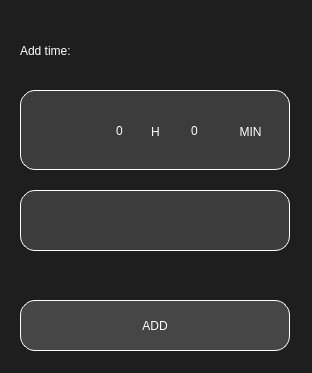
<?xml version="1.0" encoding="UTF-8"?>
<ui version="4.0">
 <class>DialogAddTime</class>
 <widget class="QDialog" name="DialogAddTime">
  <property name="geometry">
   <rect>
    <x>0</x>
    <y>0</y>
    <width>312</width>
    <height>373</height>
   </rect>
  </property>
  <property name="windowTitle">
   <string>Dialog</string>
  </property>
  <property name="statusTip">
   <string/>
  </property>
  <property name="accessibleDescription">
   <string/>
  </property>
  <property name="styleSheet">
   <string notr="true">background-color: rgb(30, 30, 30);</string>
  </property>
  <widget class="QLabel" name="labelAddTime">
   <property name="geometry">
    <rect>
     <x>20</x>
     <y>30</y>
     <width>121</width>
     <height>41</height>
    </rect>
   </property>
   <property name="styleSheet">
    <string notr="true">border: none;
color: white;
font: 57 20pt &quot;Futura PT Demi&quot;;</string>
   </property>
   <property name="text">
    <string>Add time:</string>
   </property>
  </widget>
  <widget class="QFrame" name="framePickTime">
   <property name="geometry">
    <rect>
     <x>20</x>
     <y>90</y>
     <width>270</width>
     <height>80</height>
    </rect>
   </property>
   <property name="styleSheet">
    <string notr="true">background-color: rgb(60, 60, 60);
border-radius: 15px;
border: 1px solid rgb(255, 255, 255);</string>
   </property>
   <property name="frameShape">
    <enum>QFrame::StyledPanel</enum>
   </property>
   <property name="frameShadow">
    <enum>QFrame::Raised</enum>
   </property>
   <widget class="QLabel" name="labelH">
    <property name="geometry">
     <rect>
      <x>120</x>
      <y>26</y>
      <width>31</width>
      <height>31</height>
     </rect>
    </property>
    <property name="styleSheet">
     <string notr="true">border: none;
font: 57 22pt &quot;Futura PT Demi&quot;;
color: white;</string>
    </property>
    <property name="text">
     <string>H</string>
    </property>
    <property name="alignment">
     <set>Qt::AlignCenter</set>
    </property>
   </widget>
   <widget class="QLabel" name="labelMIN">
    <property name="geometry">
     <rect>
      <x>200</x>
      <y>26</y>
      <width>61</width>
      <height>31</height>
     </rect>
    </property>
    <property name="styleSheet">
     <string notr="true">border: none;
font: 57 22pt &quot;Futura PT Demi&quot;;
color: white;</string>
    </property>
    <property name="text">
     <string>MIN</string>
    </property>
    <property name="alignment">
     <set>Qt::AlignCenter</set>
    </property>
   </widget>
   <widget class="QLineEdit" name="lineEditHours">
    <property name="geometry">
     <rect>
      <x>80</x>
      <y>25</y>
      <width>41</width>
      <height>31</height>
     </rect>
    </property>
    <property name="styleSheet">
     <string notr="true">border: none;
font: 57 22pt &quot;Futura PT Demi&quot;;
color: white;border: none;</string>
    </property>
    <property name="text">
     <string>0</string>
    </property>
    <property name="alignment">
     <set>Qt::AlignCenter</set>
    </property>
   </widget>
   <widget class="QLineEdit" name="lineEditMinutes">
    <property name="geometry">
     <rect>
      <x>155</x>
      <y>25</y>
      <width>41</width>
      <height>31</height>
     </rect>
    </property>
    <property name="styleSheet">
     <string notr="true">font: 57 22pt &quot;Futura PT Demi&quot;;
color: white;
border: none;</string>
    </property>
    <property name="text">
     <string>0</string>
    </property>
    <property name="alignment">
     <set>Qt::AlignCenter</set>
    </property>
   </widget>
   <widget class="QLabel" name="iconClock">
    <property name="geometry">
     <rect>
      <x>20</x>
      <y>20</y>
      <width>41</width>
      <height>41</height>
     </rect>
    </property>
    <property name="styleSheet">
     <string notr="true">border: none;</string>
    </property>
    <property name="text">
     <string/>
    </property>
    <property name="pixmap">
     <pixmap resource="../res/add.qrc">:/icons/schedule35.svg</pixmap>
    </property>
   </widget>
  </widget>
  <widget class="QTextEdit" name="textEditOccupation">
   <property name="geometry">
    <rect>
     <x>20</x>
     <y>190</y>
     <width>270</width>
     <height>61</height>
    </rect>
   </property>
   <property name="contextMenuPolicy">
    <enum>Qt::ActionsContextMenu</enum>
   </property>
   <property name="statusTip">
    <string extracomment="HUI"/>
   </property>
   <property name="whatsThis">
    <string/>
   </property>
   <property name="accessibleName">
    <string/>
   </property>
   <property name="accessibleDescription">
    <string/>
   </property>
   <property name="styleSheet">
    <string notr="true">background-color: rgb(60, 60, 60);
border-radius: 15px;
border: 1px solid rgb(255, 255, 255);
font: 25 18pt &quot;Futura PT Light&quot;;
color: white;</string>
   </property>
   <property name="sizeAdjustPolicy">
    <enum>QAbstractScrollArea::AdjustToContents</enum>
   </property>
   <property name="documentTitle">
    <string/>
   </property>
   <property name="html">
    <string>&lt;!DOCTYPE HTML PUBLIC &quot;-//W3C//DTD HTML 4.0//EN&quot; &quot;http://www.w3.org/TR/REC-html40/strict.dtd&quot;&gt;
&lt;html&gt;&lt;head&gt;&lt;meta name=&quot;qrichtext&quot; content=&quot;1&quot; /&gt;&lt;style type=&quot;text/css&quot;&gt;
p, li { white-space: pre-wrap; }
&lt;/style&gt;&lt;/head&gt;&lt;body style=&quot; font-family:'Futura PT Light'; font-size:18pt; font-weight:24; font-style:normal;&quot;&gt;
&lt;p align=&quot;justify&quot; style=&quot;-qt-paragraph-type:empty; margin-top:0px; margin-bottom:0px; margin-left:0px; margin-right:0px; -qt-block-indent:0; text-indent:0px;&quot;&gt;&lt;br /&gt;&lt;/p&gt;&lt;/body&gt;&lt;/html&gt;</string>
   </property>
   <property name="placeholderText">
    <string/>
   </property>
  </widget>
  <widget class="QPushButton" name="buttonADD">
   <property name="geometry">
    <rect>
     <x>20</x>
     <y>300</y>
     <width>270</width>
     <height>51</height>
    </rect>
   </property>
   <property name="styleSheet">
    <string notr="true">QPushButton {
border: 1px solid rgb(255, 255, 255);
background-color: rgb(70, 70, 70);
border-radius: 15px;
font: 57 12pt &quot;Futura PT Demi&quot;;
color: white;
}

QPushButton:hover {
border: 1px solid rgb(255, 255, 255);
background-color: rgb(90, 90, 90);
border-radius: 15px;
font: 57 12pt &quot;Futura PT Demi&quot;;
color: white;
}

QPushButton:pressed {
border: 2px solid rgb(255, 255, 255);
background-color: rgb(90, 90, 90);
border-radius: 15px;
font: 57 12pt &quot;Futura PT Demi&quot;;
color: white;
}</string>
   </property>
   <property name="text">
    <string>ADD</string>
   </property>
  </widget>
 </widget>
 <resources>
  <include location="../res/add.qrc"/>
 </resources>
 <connections/>
</ui>
